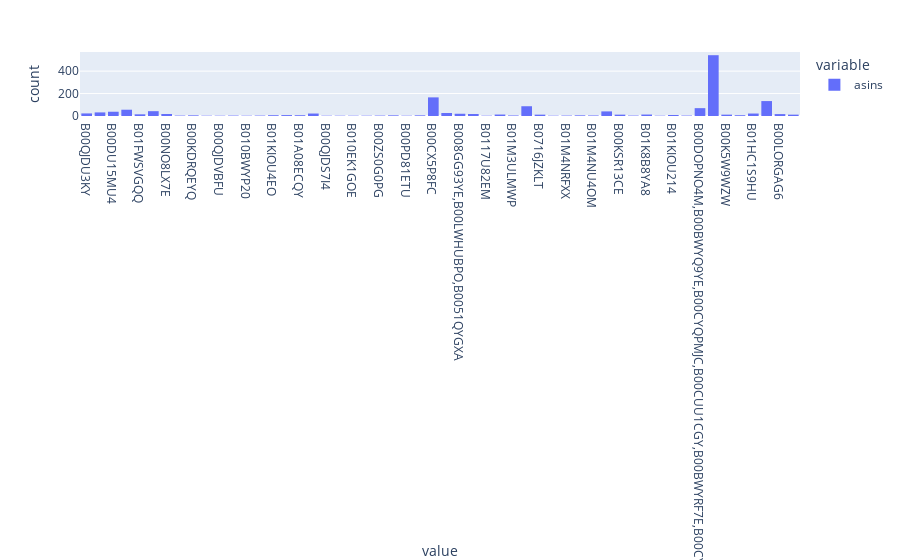

Notebook code for this chart:
### Code cell
fig = px.histogram(data['asins'])
fig.show()

### Figure 1 — Plotly figure (JSON) as saved in the notebook; plotly's stock layout.template omitted (floating-point values rounded to 4 significant figures; data arrays with more than 128 entries replaced by an {"elided": "..."} marker saying what was removed)
{"data": [{"alignmentgroup": "True", "bingroup": "x", "hovertemplate": "variable=asins<br>value=%{x}<br>count=%{y}<extra></extra>", "legendgroup": "asins", "marker": {"color": "#636efa", "pattern": {"shape": ""}}, "name": "asins", "offsetgroup": "asins", "orientation": "v", "showlegend": true, "type": "histogram", "x": {"elided": "1597 str values"}, "xaxis": "x", "yaxis": "y"}], "layout": {"barmode": "relative", "legend": {"title": {"text": "variable"}, "tracegroupgap": 0}, "margin": {"t": 60}, "xaxis": {"anchor": "y", "domain": [0, 1], "title": {"text": "value"}}, "yaxis": {"anchor": "x", "domain": [0, 1], "title": {"text": "count"}}}}
